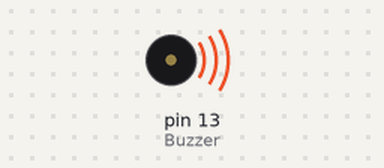
The sketch below on a simulated Arduino Uno, built with avr-gcc and run on an emulated ATmega328P. Shown: buzzer (waves = sounding).

Above: at 0.1 s.
At 4.1 s:
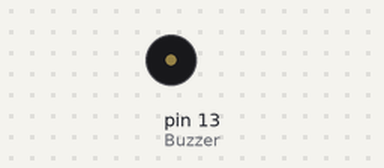
Timing chart, 0 to 5.6 s (numbered marks = the images above):
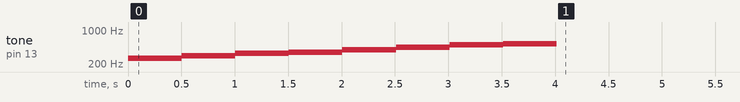

The sketch:

Buzzer.ino
```cpp
#define Buzzer 13

int C = 262;
int D = 294;
int E = 330;
int F = 349;
int G = 392;
int A = 440;
int B = 494;
int C_H = 523;

int notes[] = {C,D,E,F,G,A,B,C_H};

int n_notes = 8;

void setup(){
  //put your setup code here, to run once;
  pinMode(Buzzer, OUTPUT);

  for (int i = 0; i < n_notes; i++){
    tone(Buzzer, notes[i]);
    delay(500);
    noTone(Buzzer);
    delay(2);
  }
}

void loop(){
  // put your main code here, to run repeatedly:
  //delay(10); //this speeds up the simulation
}
```
